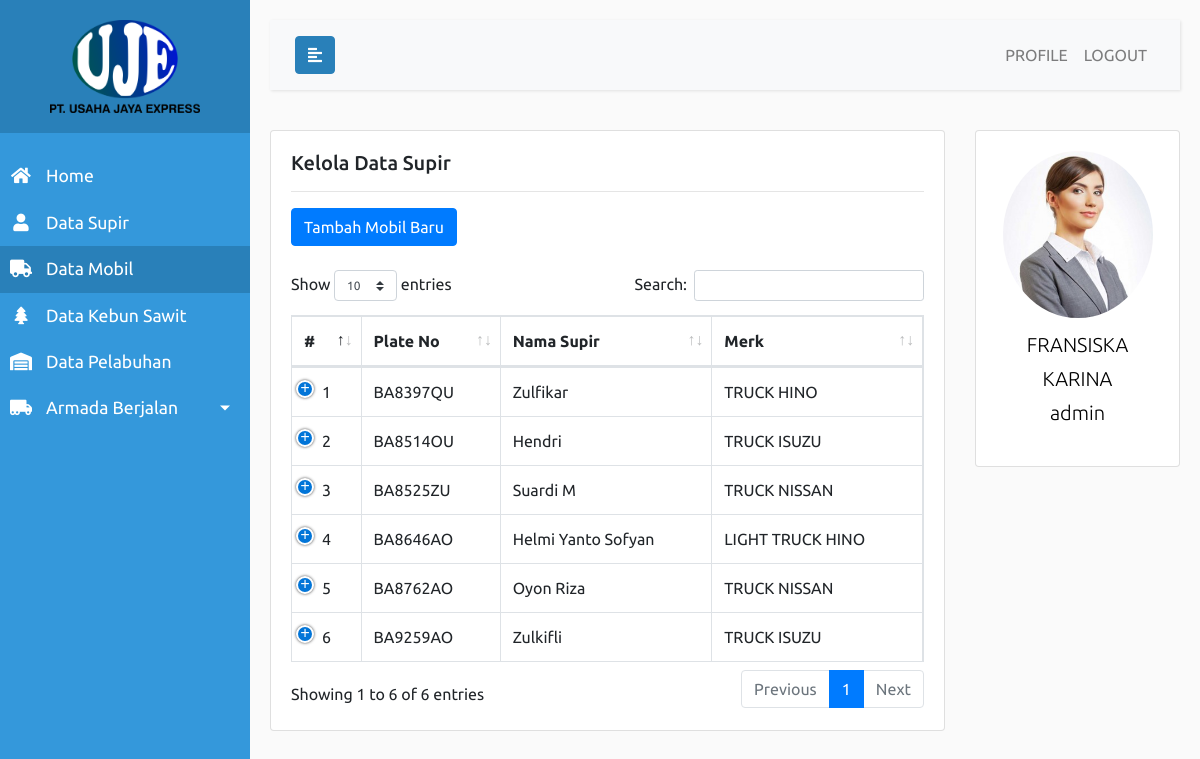
/admin.php?page=mobil (signed in), run on the app's committed database.
### tables this page shows
CREATE TABLE `tb_mobil` (
  `id` int(11) NOT NULL AUTO_INCREMENT,
  `supir_id` int(11) NOT NULL,
  `plate` varchar(10) NOT NULL,
  `merk` varchar(100) NOT NULL,
  `jenis` varchar(100) NOT NULL,
  `gross` int(11) NOT NULL,
  `status` tinyint(4) NOT NULL,
  `foto` varchar(100) NOT NULL,
  PRIMARY KEY (`id`),
  KEY `FK1` (`supir_id`),
  CONSTRAINT `FK1` FOREIGN KEY (`supir_id`) REFERENCES `tb_supir` (`id`) ON DELETE CASCADE ON UPDATE CASCADE
);

CREATE TABLE `tb_supir` (
  `id` int(11) NOT NULL AUTO_INCREMENT,
  `nama` varchar(100) NOT NULL,
  `jenis_kelamin` enum('pria','wanita') NOT NULL,
  `tempat_lahir` varchar(50) NOT NULL,
  `tanggal_lahir` date NOT NULL,
  `alamat` text NOT NULL,
  `telepon` varchar(13) NOT NULL,
  `ktp_no` varchar(16) NOT NULL,
  `ktp_img` varchar(100) NOT NULL,
  `sim_no` varchar(12) NOT NULL,
  `sim_img` varchar(100) NOT NULL,
  PRIMARY KEY (`id`)
);

CREATE TABLE `tb_user` (
  `id` int(11) NOT NULL AUTO_INCREMENT,
  `username` varchar(20) NOT NULL,
  `password` varchar(100) NOT NULL,
  `hak_akses` enum('admin','pimpinan') NOT NULL,
  `status` tinyint(4) NOT NULL DEFAULT '1',
  `nama` varchar(100) NOT NULL,
  `jenis_kelamin` enum('pria','wanita') NOT NULL,
  `tempat_lahir` varchar(50) NOT NULL,
  `tanggal_lahir` date NOT NULL,
  `alamat` text NOT NULL,
  `telepon` varchar(13) NOT NULL,
  `foto` varchar(100) NOT NULL,
  PRIMARY KEY (`id`)
);

### app/app.php (called while the page is built, shortened)
<?php
	function koneksi() {
		$host = 'localhost';
		$user = 'root';
		$pass = '';
		$db = 'pt-uje-db';
		$conn = mysqli_connect($host, $user, $pass, $db);
		return $conn;
	}
	function getProfile() {
		$conn = koneksi();
		$uid = $_SESSION['uid'];
		$query = "SELECT * FROM tb_user WHERE id = '$uid'";
		$process = mysqli_query($conn, $query);
		$data = mysqli_fetch_assoc($process);
		return $data;
	}
?>

### views/admin/mobil/kelola-mobil.php (the view, shortened to what this page needs)
<div class="row">
	<div class="col-md-9">
		<div class="card">
			<div class="card-body">
				<h5 class="card-title">Kelola Data Supir</h5><hr>
				<button type="button" class="btn btn-primary" id="btn-tambah-mobil">Tambah Mobil Baru</button><br><br>
				<table id="table-data-mobil" class="table table-bordered display responsive nowrap" style="width:100%">
					<thead>
						<tr>
							<th>#</th>
							<th>Plate No</th>
							<th>Nama Supir</th>
							<th>Merk</th>
						</tr>
					</thead>
					<tbody>
						<?php
							$list_data = [];
							$query = "SELECT tb_mobil.id, tb_mobil.plate, tb_mobil.merk, tb_mobil.jenis, tb_mobil.gross, tb_mobil.status, tb_mobil.foto, tb_supir.nama FROM tb_mobil, tb_supir WHERE tb_mobil.supir_id = tb_supir.id";
							$process = mysqli_query($conn, $query);
							while($row = mysqli_fetch_array($process)) {
								$list_data[] = $row;
							}
							foreach ($list_data as $key => $value) {
						?>
							<tr>
								<td><?php echo $key+1 ?></td>
								<td><?php echo $value['plate'] ?></td>
								<td><?php echo $value['nama'] ?></td>
								<td><?php echo $value['merk'] ?></td>
							</tr>
						<?php
							}
						?>
					</tbody>
				</table>
			</div>
		</div>
	</div>
	<div class="col-md-3">
		<?php include 'views/partials/rightbar.php'; ?>
	</div>
</div>

### views/partials/rightbar.php
<div class="card">
	<div class="card-body text-center">
		<img src="/assets/img/profil/<?php echo getProfile()['foto'] ?>" width="150px" class="rounded-circle">
		<p class="profile-name"><?php echo strtoupper(getProfile()['nama']).'<br>'.strtolower($_SESSION['akses']) ?></p>
	</div>
</div>

### assets/css/app.css (style rules this page uses)
body { font-family: 'Ubuntu', sans-serif; background: #fafafa; }
p { font-family: 'Ubuntu', sans-serif; font-size: 1.1em; font-weight: 300; line-height: 1.7em; color: #999; }
.profile-name { padding-top: 10px; font-size: 20px; color: #000; }

### data on the page
tb_mobil: plate "BA8397QU", supir.nama "Zulfikar", merk "TRUCK HINO"
tb_mobil: plate "BA8514OU", supir.nama "Hendri", merk "TRUCK ISUZU"
tb_mobil: plate "BA8525ZU", supir.nama "Suardi M", merk "TRUCK NISSAN"
tb_mobil: plate "BA8646AO", supir.nama "Helmi Yanto Sofyan", merk "LIGHT TRUCK HINO"
tb_mobil: plate "BA8762AO", supir.nama "Oyon Riza", merk "TRUCK NISSAN"
tb_mobil: plate "BA9259AO", supir.nama "Zulkifli", merk "TRUCK ISUZU"
tb_user: foto (picture), nama "FRANSISKA KARINA"

### other printed values
$_SESSION['akses'] "admin"
